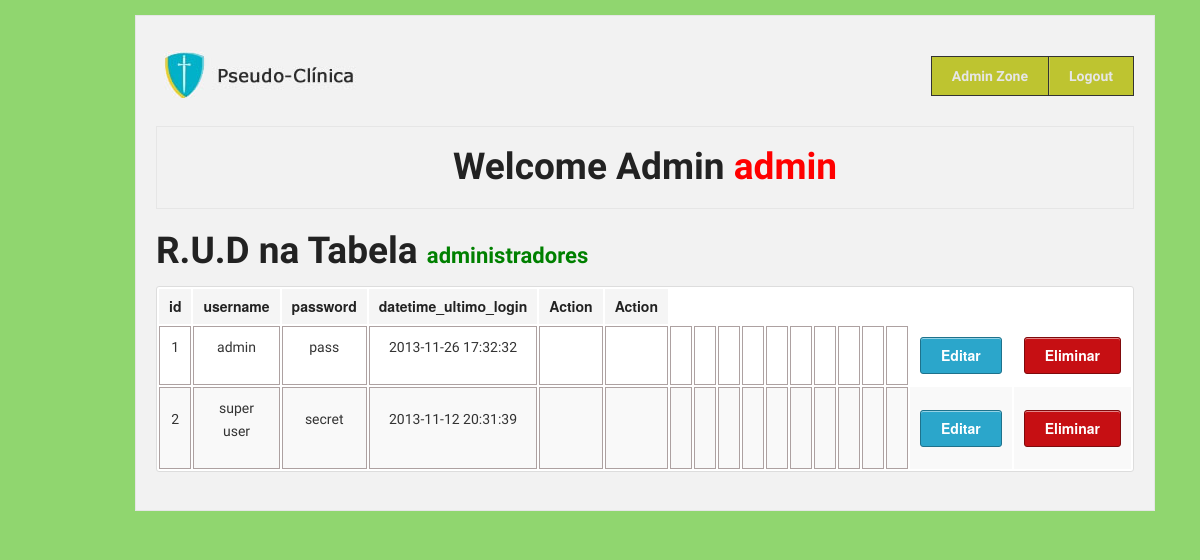
The page /Project_Clinica/admin/rud.php?t=administradores (signed in) on the database as committed earlier.
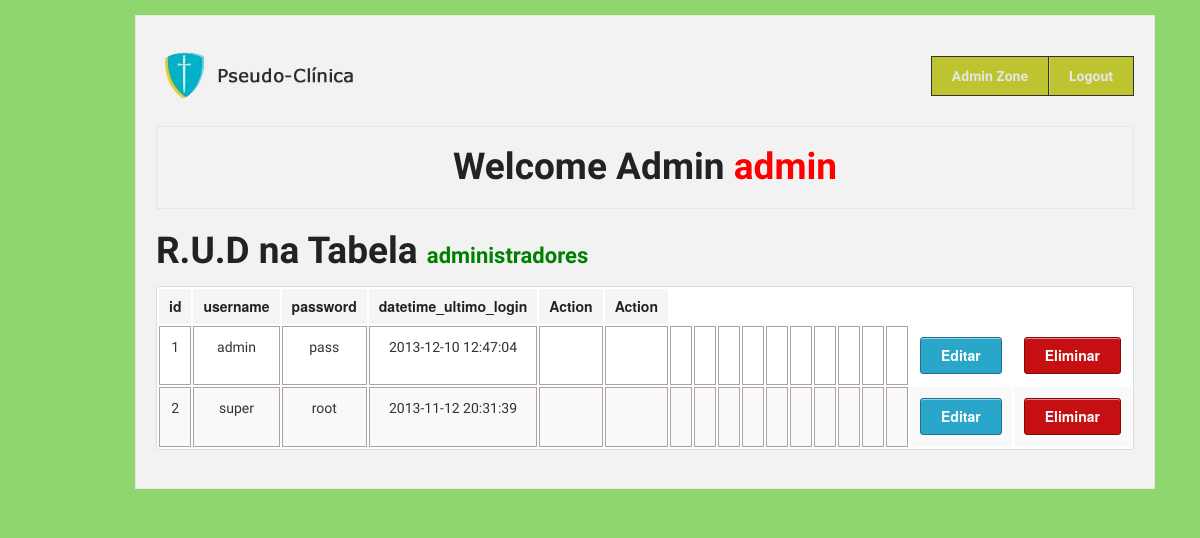
The same page on the database as committed later.
### tables this page shows
CREATE TABLE `administradores` (
  `id` int(10) unsigned NOT NULL,
  `username` varchar(255) NOT NULL,
  `password` varchar(255) NOT NULL,
  `datetime_ultimo_login` datetime NOT NULL,
  PRIMARY KEY (`id`,`username`)
);

### Project_Clinica/admin/rud.php (the view, shortened to what this page needs)
<?php require '../MODEL/databaseConnection.php'; ?>
<!DOCTYPE html>
 <html class="no-js" lang="en">
<head>
  <link rel="stylesheet" href="../stylesheets/foundation.css">
  <link rel="stylesheet" href="../stylesheets/app.css">
</head>
<body>
  <div class="row">
    <div style="width:auto;" class="twelve columns">
      <div class="panel">
      <div class="row">
        <div class="three columns">
          <h1><a href="index.php"><img src="../images/banners_logos/logo.png" /></a></h1>
        </div>
        <div style="text-align: center;" class="nine columns">
          <ul class="nav-bar right">
           <li style="background-color: rgb(190, 196, 48);"><a style="font-weight: bold;" href="index.php">Admin Zone</a></li>
            <li style="background-color: rgb(190, 196, 48);"><a style="font-weight: bold;" href="logout.php">Logout</a></li>
          </ul>
        </div>
       </div>
       <div class="row">
        <div class="twelve columns">
          <div class="panel">
            <h2 style="text-align: center;">Welcome Admin <span style="color:red;"><?php echo $_SESSION['username']; ?></span></h2>
          </div>
            <h2 style="text-align: left;">R.U.D na Tabela <span style="font-size: 22px; color:green;"><?php echo $_GET['t']; ?></span></span></h2>
        </div>
      </div>
      <div class="row">
        <div style="text-align: center;" class="twelve columns">
                      <table class="twelve">
                                  <thead>
                                    <tr>
                <?php $sql = "describe " . $_GET['t'] ; ?>
                        <?php if ($result_set = $connection->query($sql)): ?>
                                <?php foreach ($result_set as $coluna): ?>
                                      <th style="text-align: center;"><?php echo $coluna[0]; ?></th>
                               <?php endforeach ?>
                       <?php endif ?>
                                    <th style="text-align: center;">Action</th>
                                    <th style="text-align: center;">Action</th>
                                    </tr>
                                  </thead>
                                          <tbody>
                      <?php
                          $count_fields = "SELECT COUNT(*)
                                            FROM INFORMATION_SCHEMA.COLUMNS
                                            WHERE TABLE_NAME = '" . $_GET['t']. "'";
                           $numero_de_campos = $connection->query($count_fields)->fetch();
                          $sql = 'SELECT * FROM ' . $_GET['t'];
                      ?>
                                    <?php if ($result_set = $connection->query($sql)): ?>
                                           <?php foreach ($result_set as $coluna): ?>
                                                  <tr>
                                                     <?php for ($celula=0; $celula < $numero_de_campos[0] ; $celula++): ?>
                                                            <td style="text-align: center; vertical-align: middle; border:1px solid #ADA1A1;"><p style="font-size:14px;"><?php echo $coluna[$celula]; ?></p></td>
                                                      <?php endfor; ?>
                                                    <td style="text-align: center; vertical-align: middle;">
                                                        <a class=" radius button" href="update.php?t=<?php echo $_GET['t']; ?>&pk=<?php echo $coluna[0]; ?>">Editar</a>
                                                     </td>
                                                      <td style="text-align: center; vertical-align: middle;">
                                                        <a class="alert radius button" href="delete.php?t=<?php echo $_GET['t']; ?>&pk=<?php echo $coluna[0]; ?>">Eliminar</a>
                                                      </td>
                                                  </tr>
                                           <?php endforeach ?>
                                    <?php endif ?>
                                          </tbody>
                          </table>
          </div>
        </div>
      </div>
    </div>
</div>
</body>
</html>

Rows that differ between the two databases and show on the page:
removed administradores: id "2", username "super user", password "secret", datetime_ultimo_login "2013-11-12 20:31:39"
added administradores: id "2", username "super", password "root", datetime_ultimo_login "2013-11-12 20:31:39"
Other text that changed with them:
new list line: "2013-12-10 12:47:04"
list line gone: "2013-11-26 17:32:32"
